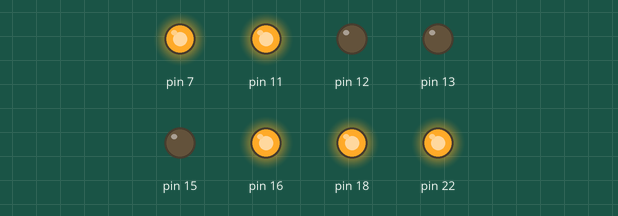
Simulated run of this program. Board: Raspberry Pi (header pin numbers). Parts: output pins drawn as LEDs (lit = HIGH). At 21.0 s the program stops and its outputs stay as they are.

Above: at 0.1 s.
At 5.1 s:
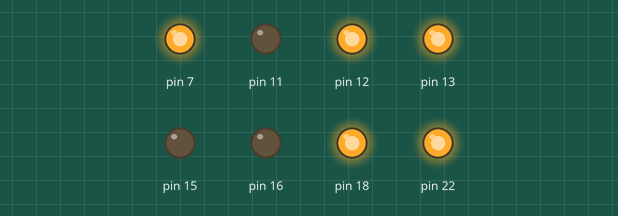
At 10.1 s:
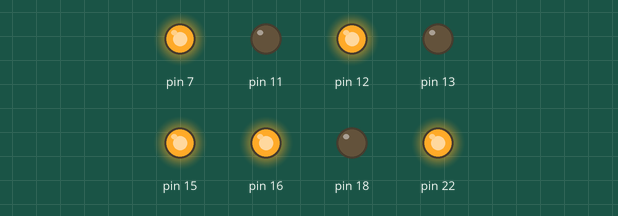
At 15.1 s:
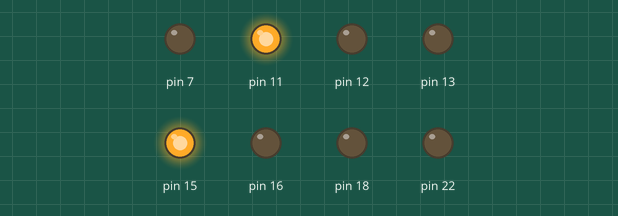
At 17.1 s:
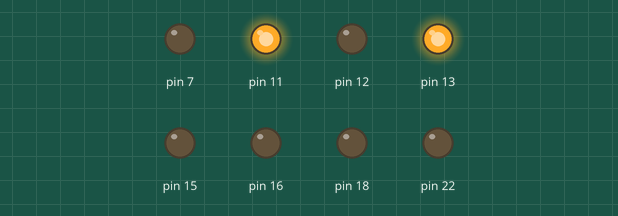
At 21.1 s:
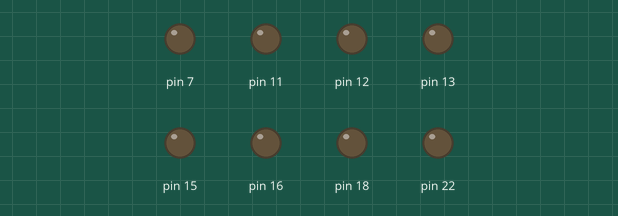
Timing chart, 0 to 22.5 s (numbered marks = the images above):
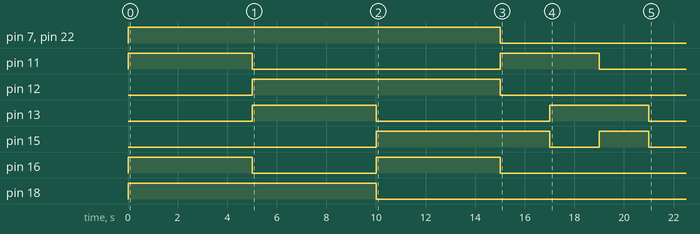

Measured:
- by itself, pin 7, pin 22: LOW → HIGH at 0.00 s, → LOW 15.0 s later
- by itself, pin 11: LOW → HIGH at 0.00 s, → LOW 5.0 s later, → HIGH 10.0 s later, → LOW 4.0 s later
- by itself, pin 12: LOW → HIGH at 5.0 s, → LOW 10.0 s later
- by itself, pin 13: LOW → HIGH at 5.0 s, → LOW 5.0 s later, → HIGH 7.0 s later, → LOW 4.0 s later
- by itself, pin 15: LOW → HIGH at 10.0 s, → LOW 7.0 s later, → HIGH 2.0 s later, → LOW 2.0 s later
- by itself, pin 16: alternates HIGH for 5.0 s and LOW for 5.0 s
- by itself, pin 18: LOW → HIGH at 0.00 s, → LOW 10.0 s later

The program:

rgbled.py
```python
#!/usr/bin/python3
#rgbled-part2.py
import time
import RPi.GPIO as GPIO

#Setup Active states
#Common Cathode RGB-LEDs (Cathode=Active Low)
LED_ENABLE = 0; LED_DISABLE = 1
RGB_ENABLE = 1; RGB_DISABLE = 0
#HARDWARE SETUP
# P1
# 2[=====1=23=4==]26
# 1[===5=RGB=====]25
#LED CONFIG - Set GPIO Ports
LED1 = 12; LED2 = 16; LED3 = 18; LED4 = 22; LED5 = 7
LED = [LED1,LED2,LED3,LED4,LED5]
RGB_RED = 11; RGB_GREEN = 13; RGB_BLUE = 15
RGB = [RGB_RED,RGB_GREEN,RGB_BLUE]
#Mixed Colors
RGB_CYAN = [RGB_GREEN,RGB_BLUE]
RGB_MAGENTA = [RGB_RED,RGB_BLUE]
RGB_YELLOW = [RGB_RED,RGB_GREEN]
RGB_WHITE = [RGB_RED,RGB_GREEN,RGB_BLUE]
RGB_LIST = [RGB_RED,RGB_GREEN,RGB_BLUE,RGB_CYAN,
            RGB_MAGENTA,RGB_YELLOW,RGB_WHITE]
#Combo Colors
RGB_AQUA = [RGB_CYAN,RGB_GREEN]
RGB_LBLUE = [RGB_CYAN,RGB_BLUE]
RGB_PINK = [RGB_MAGENTA,RGB_RED]
RGB_PURPLE = [RGB_MAGENTA,RGB_BLUE]
RGB_ORANGE = [RGB_YELLOW,RGB_RED]
RGB_LIME = [RGB_YELLOW,RGB_GREEN]
RGB_COLORS = [RGB_LIME,RGB_YELLOW,RGB_ORANGE,RGB_RED,
              RGB_PINK,RGB_MAGENTA,RGB_PURPLE,RGB_BLUE,
              RGB_LBLUE,RGB_CYAN,RGB_AQUA,RGB_GREEN]

def led_combo(pins,colors,period):
  #determine if "colors" is a single integer or not
  if isinstance(colors,int):
    #Single integer - reference directly
    led_time(pins,colors,period)
  else:
    #if not, then cycle through the "colors" list
    for i in colors:
      led_time(pins,i,period)

def led_setup():
  '''Setup the RGB-LED module pins and state.'''
  #Set up the wiring
  GPIO.setmode(GPIO.BOARD)
  # Setup Ports
  for val in LED:
    GPIO.setup(val, GPIO.OUT)
  for val in RGB:
    GPIO.setup(val, GPIO.OUT)
  led_clear()

def led_gpiocontrol(pins,state):
  '''This function will control the state of
  a single or multiple pins in a list.'''
  #determine if "pins" is a single integer or not
  if isinstance(pins,int):
    #Single integer - reference directly
    GPIO.output(pins,state)
  else:
    #if not, then cycle through the "pins" list
    for i in pins:
      GPIO.output(i,state)

def led_activate(led,color):
  '''Enable the selected led(s) and set the required color(s)
  Will accept single or multiple values'''
  #Enable led
  led_gpiocontrol(led,LED_ENABLE)
  #Enable color
  led_gpiocontrol(color,RGB_ENABLE)

def led_deactivate(led,color):
  '''Deactivate the selected led(s) and set the required
  color(s) will accept single or multiple values'''
  #Disable led
  led_gpiocontrol(led,LED_DISABLE)
  #Disable color
  led_gpiocontrol(color,RGB_DISABLE)

def led_time(led, color, timeon):
  '''Switch on the led and color for the timeon period'''
  led_activate(led,color)
  time.sleep(timeon)
  led_deactivate(led,color)

def led_clear():
  '''Set the pins to default state.'''
  for val in LED:
    GPIO.output(val, LED_DISABLE)
  for val in RGB:
    GPIO.output(val, RGB_DISABLE)

def led_cleanup():
  '''Reset pins to default state and release GPIO'''
  led_clear()
  GPIO.cleanup()

def main():
  '''Directly run test function.
  This function will run if the file is executed directly'''
  led_setup()
  led_time(LED1,RGB_RED,5)
  led_time(LED2,RGB_GREEN,5)
  led_time(LED3,RGB_BLUE,5)
  led_time(LED,RGB_MAGENTA,2)
  led_time(LED,RGB_YELLOW,2)
  led_time(LED,RGB_CYAN,2)

if __name__=='__main__':
  try:
    main()
  finally:
    led_cleanup()
#End
```
